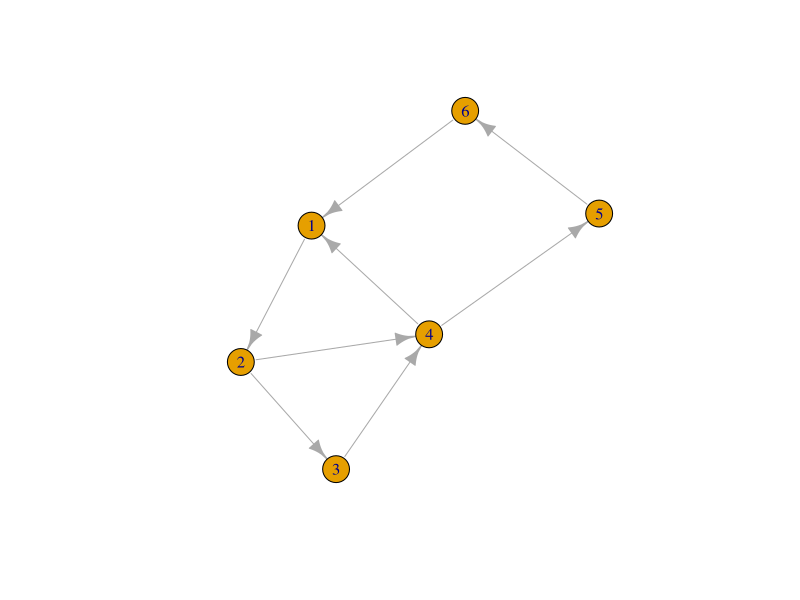

Write the R code that produced this figure.
# DO THI
library(igraph)
#Co huong
help(make_directed_graph)

a = make_graph(c(1, 2, 2, 3, 3, 4, 5, 6, 4,1, 2,4, 4,5, 6,1), directed = TRUE)
plot(a)
